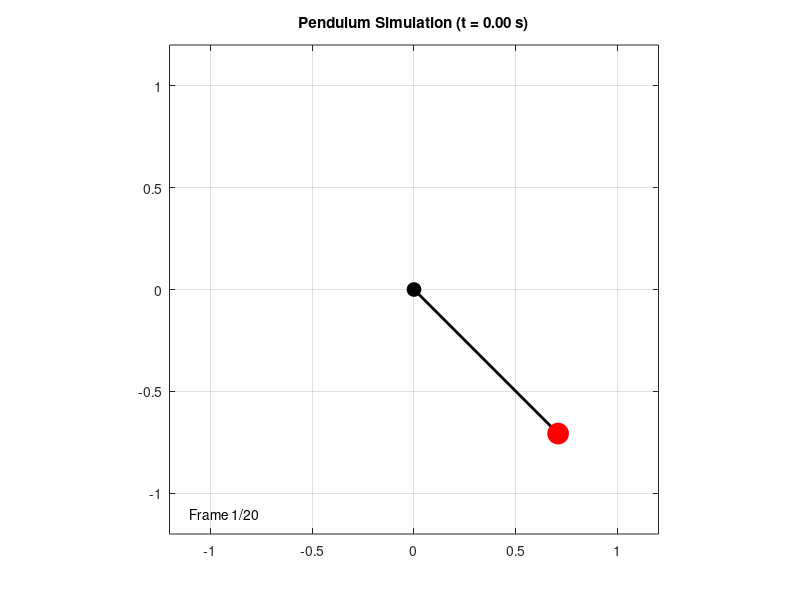
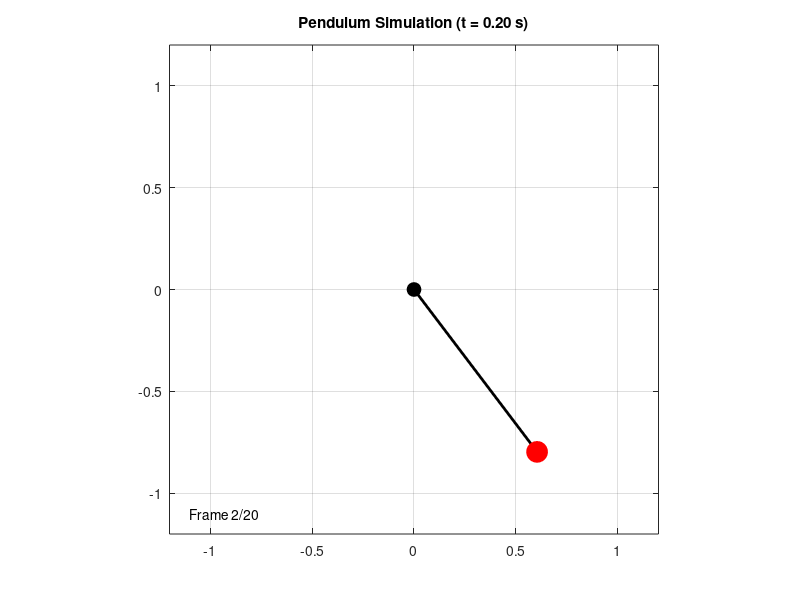
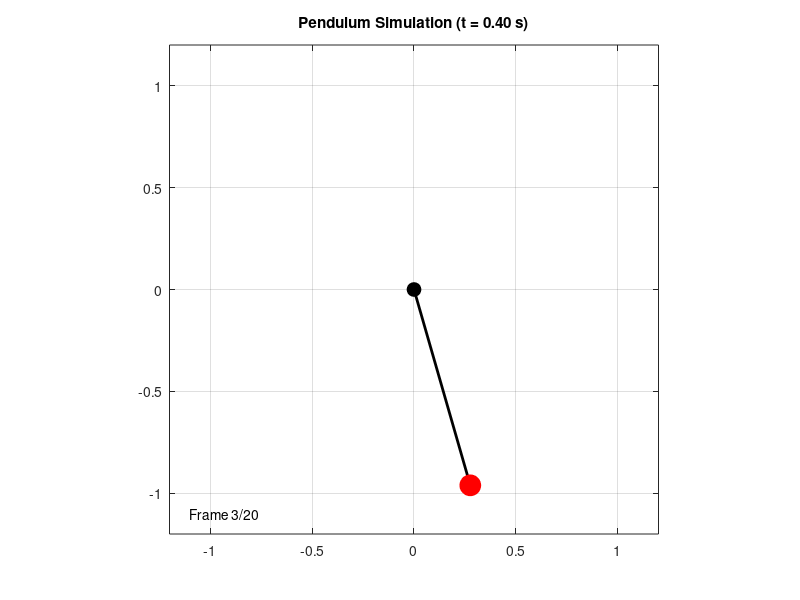
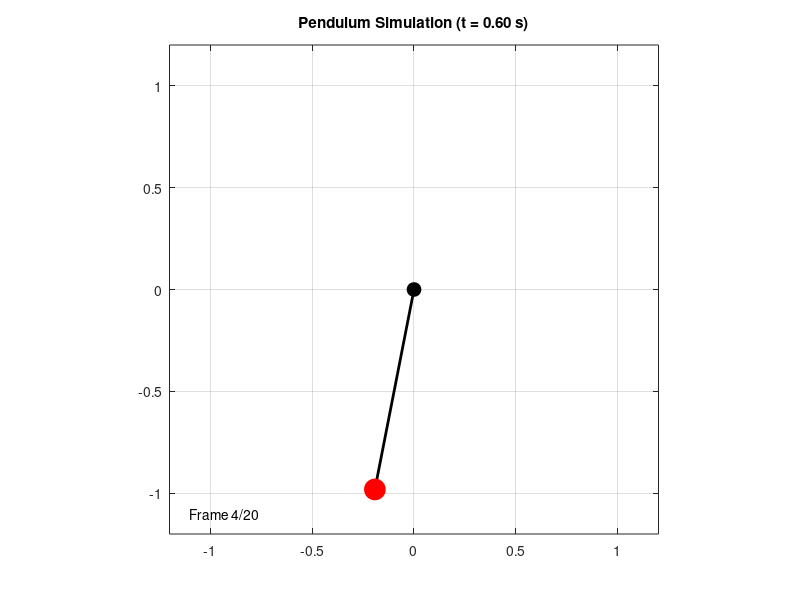

The MATLAB script that drew these images, in order:
function result = animation(animation_type, num_frames)
    % ANIMATION Creates animations with MATLAB
    %   result = ANIMATION(animation_type, num_frames)
    %
    %   Parameters:
    %     animation_type - Type of animation ('pendulum', 'wave', 'orbit')
    %     num_frames - Number of frames to generate
    
    % Set default parameters if not provided
    if nargin < 1, animation_type = 'pendulum'; end
    if ~ischar(animation_type), animation_type = 'pendulum'; end
    if nargin < 2, num_frames = 20; end
    num_frames = min(max(num_frames, 10), 50); % Limit frames between 10 and 50
    
    % Debug information
    fprintf('Animation starting: type=%s, frames=%d\n', animation_type, num_frames);
    
    % Ensure output directory exists for frames
    % First, figure out the Flask static directory relative to the Examples/matlab directory
    current_script_dir = fileparts(mfilename('fullpath'));
    project_root = fileparts(fileparts(current_script_dir)); % Go up two levels from Examples/matlab
    static_dir = fullfile(project_root, 'webapp', 'static', 'animation');
    
    fprintf('Using static directory: %s\n', static_dir);
    if ~exist(static_dir, 'dir')
        mkdir(static_dir);
        fprintf('Created static directory\n');
    end
    
    % Clean any existing files
    delete(fullfile(static_dir, '*.png'));
    fprintf('Cleaned existing files\n');
    
    % List to store frame filenames
    frames = cell(1, num_frames);
    fprintf('Allocated %d frame slots\n', num_frames);
    
    % Common figure settings
    fig = figure('Visible', 'off', 'Color', 'white');
    fprintf('Created figure\n');
    
    % Process the animation frames
    fprintf('Starting animation generation: %s\n', animation_type);
    
    switch lower(animation_type)
        case 'pendulum'
            % Simple pendulum animation
            L = 1;  % Length of pendulum (m)
            g = 9.81;  % Gravity (m/s^2)
            theta0 = pi/4;  % Initial angle (rad)
            
            % Time settings
            tmax = 4;  % Maximum time (s)
            dt = tmax/num_frames;  % Time step
            
            % Solve pendulum equation
            pendulum_ode = @(t, y) [y(2); -(g/L)*sin(y(1))];
            [t, y] = ode45(pendulum_ode, linspace(0, tmax, num_frames*10), [theta0; 0]);
            
            % Set up the figure
            set(fig, 'Position', [100, 100, 800, 600]);
            
            % Define consistent axis limits
            axisLimits = [-1.2, 1.2, -1.2, 1.2];
            
            % Generate and save each frame
            for i = 1:num_frames
                clf;
                
                % Get current time
                current_time = (i-1) * dt;
                
                % Find the closest time in our solution
                [~, idx] = min(abs(t - current_time));
                if idx > size(y, 1)
                    idx = size(y, 1);
                end
                current_theta = y(idx, 1);
                
                % Calculate pendulum position
                x = L * sin(current_theta);
                y_pos = -L * cos(current_theta);
                
                % Plot the pendulum
                % Draw the pivot point
                plot(0, 0, 'ko', 'MarkerSize', 10, 'MarkerFaceColor', 'k');
                hold on;
                % Draw the rod
                plot([0, x], [0, y_pos], 'k-', 'LineWidth', 2);
                % Draw the bob
                plot(x, y_pos, 'ro', 'MarkerSize', 15, 'MarkerFaceColor', 'r');
                
                % Configure the plot with fixed axis
                axis equal;
                axis(axisLimits);
                title(sprintf('Pendulum Simulation (t = %.2f s)', current_time));
                grid on;
                
                % Add timestamp
                text(-1.1, -1.1, sprintf('Frame %d/%d', i, num_frames), 'FontSize', 10);
                
                % Save the frame
                frame_filename = fullfile(static_dir, sprintf('frame_%03d.png', i));
                frames{i} = frame_filename;
                print(fig, frame_filename, '-dpng', '-r100');
            end
            
            % Create a summary plot for the thumbnail
            clf;
            % Create a time series of pendulum positions
            sample_times = linspace(0, tmax, 8);
            % Find closest indices
            sample_indices = zeros(1, length(sample_times));
            for j = 1:length(sample_times)
                [~, sample_indices(j)] = min(abs(t - sample_times(j)));
                if sample_indices(j) > size(y, 1)
                    sample_indices(j) = size(y, 1);
                end
            end
            
            % Plot the pendulum path
            plot(0, 0, 'ko', 'MarkerSize', 10, 'MarkerFaceColor', 'k');
            hold on;
            
            for j = 1:length(sample_indices)
                idx = sample_indices(j);
                current_theta = y(idx, 1);
                x = L * sin(current_theta);
                y_pos = -L * cos(current_theta);
                
                % Draw the rod with decreasing opacity (simulated by lighter color)
                fade_factor = 1 - (j-1)/length(sample_indices)*0.7;
                plot([0, x], [0, y_pos], 'k-', 'LineWidth', 2, 'Color', [fade_factor, fade_factor, fade_factor]);
                
                % Draw the bob with decreasing opacity (simulated by lighter red)
                % Remove alpha channel, use lighter red for older positions
                red_color = [1, 1-fade_factor, 1-fade_factor]; % From red to white
                plot(x, y_pos, 'ro', 'MarkerSize', 15, 'MarkerFaceColor', red_color);
            end
            
            % Configure the plot with same fixed axis
            axis equal;
            axis(axisLimits);
            title('Pendulum Motion Over Time');
            grid on;
            
            result.title = 'Pendulum Animation';
            result.description = sprintf('Simple pendulum with length %.1f m starting at angle %.1f rad', L, theta0);
            
        case 'wave'
            % Wave propagation animation
            % Parameters
            amplitude = 1;
            wavelength = 2;
            period = 1;
            
            % Set up the figure
            set(fig, 'Position', [100, 100, 800, 400]);
            
            % Space and time settings
            x = linspace(0, 10, 200);
            tmax = 2;  % Maximum time (s)
            dt = tmax/num_frames;  % Time step
            
            % Define consistent axis limits
            standingWaveAxis = [0, 10, -1.2, 1.2];
            travelingWaveAxis = [0, 10, -1.2, 1.2];
            
            % Generate and save each frame
            for i = 1:num_frames
                clf;
                
                % Current time
                t = (i-1) * dt;
                
                % Calculate wave at current time
                k = 2*pi/wavelength;  % Wave number
                omega = 2*pi/period;  % Angular frequency
                
                % Standing wave
                y1 = amplitude * sin(k*x) * cos(omega*t);
                
                % Traveling wave
                y2 = amplitude * sin(k*x - omega*t);
                
                % Plot the waves
                subplot(2,1,1);
                plot(x, y1, 'b-', 'LineWidth', 2);
                axis(standingWaveAxis);
                title(sprintf('Standing Wave (t = %.2f s)', t));
                grid on;
                ylabel('Amplitude');
                
                subplot(2,1,2);
                plot(x, y2, 'r-', 'LineWidth', 2);
                axis(travelingWaveAxis);
                title(sprintf('Traveling Wave (t = %.2f s)', t));
                grid on;
                xlabel('Position (x)');
                ylabel('Amplitude');
                
                % Save the frame
                frame_filename = fullfile(static_dir, sprintf('frame_%03d.png', i));
                frames{i} = frame_filename;
                print(fig, frame_filename, '-dpng', '-r100');
            end
            
            % Create a summary plot for the thumbnail
            clf;
            
            % Show the wave at different times
            sample_times = linspace(0, tmax, 4);
            colors = winter(length(sample_times));
            
            subplot(2,1,1);
            hold on;
            for j = 1:length(sample_times)
                t = sample_times(j);
                y = amplitude * sin(k*x) * cos(omega*t);
                plot(x, y, 'LineWidth', 2, 'Color', colors(j,:));
            end
            axis(standingWaveAxis);
            title('Standing Wave at Different Times');
            grid on;
            legend(arrayfun(@(t) sprintf('t = %.2f s', t), sample_times, 'UniformOutput', false));
            
            subplot(2,1,2);
            hold on;
            for j = 1:length(sample_times)
                t = sample_times(j);
                y = amplitude * sin(k*x - omega*t);
                plot(x, y, 'LineWidth', 2, 'Color', colors(j,:));
            end
            axis(travelingWaveAxis);
            title('Traveling Wave at Different Times');
            grid on;
            xlabel('Position (x)');
            
            result.title = 'Wave Propagation';
            result.description = sprintf('Standing and traveling waves with amplitude %.1f, wavelength %.1f, period %.1f s', amplitude, wavelength, period);
            
        case 'orbit'
            % Planetary orbit animation
            % Parameters for the orbit
            a = 1;  % Semi-major axis
            e = 0.5;  % Eccentricity
            
            % Set up the figure
            set(fig, 'Position', [100, 100, 800, 800]);
            
            % Compute the orbit
            theta = linspace(0, 2*pi, 1000);
            r = a * (1 - e^2) ./ (1 + e * cos(theta));
            x_orbit = r .* cos(theta);
            y_orbit = r .* sin(theta);
            
            % Define consistent axis limits
            orbitAxisLimits = [-a*(1+e)*1.2, a*(1+e)*1.2, -a*(1+e)*1.2, a*(1+e)*1.2];
            
            % Time settings (in terms of angle)
            theta_steps = linspace(0, 2*pi, num_frames);
            
            % Generate and save each frame
            for i = 1:num_frames
                clf;
                
                % Current angle
                current_theta = theta_steps(i);
                
                % Current position
                current_r = a * (1 - e^2) / (1 + e * cos(current_theta));
                current_x = current_r * cos(current_theta);
                current_y = current_r * sin(current_theta);
                
                % Plot the orbit and current position
                plot(x_orbit, y_orbit, 'b-', 'LineWidth', 1);
                hold on;
                
                % Plot the sun at the focus
                plot(0, 0, 'yo', 'MarkerSize', 20, 'MarkerFaceColor', 'y');
                
                % Plot the planet
                plot(current_x, current_y, 'ro', 'MarkerSize', 10, 'MarkerFaceColor', 'r');
                
                % Plot the trail
                if i > 1
                    % Previous positions
                    prev_thetas = theta_steps(1:i-1);
                    prev_r = a * (1 - e^2) ./ (1 + e * cos(prev_thetas));
                    prev_x = prev_r .* cos(prev_thetas);
                    prev_y = prev_r .* sin(prev_thetas);
                    
                    % Plot with decreasing opacity
                    for j = 1:length(prev_x)
                        % Opacity increases with recency - simulated by color intensity
                        alpha = j / length(prev_x);
                        % Use RGB without alpha channel
                        marker_color = [1, 1-alpha, 1-alpha]; % Red with varying intensity
                        plot(prev_x(j), prev_y(j), 'o', 'MarkerSize', 6, 'MarkerFaceColor', marker_color, 'MarkerEdgeColor', 'none');
                    end
                end
                
                % Configure the plot with consistent axis limits
                axis equal;
                axis(orbitAxisLimits);
                title(sprintf('Planetary Orbit (e = %.1f)', e));
                grid on;
                
                % Add annotations
                text(-a*(1+e)*1.1, -a*(1+e)*1.1, sprintf('Frame %d/%d', i, num_frames), 'FontSize', 10);
                
                % Save the frame
                frame_filename = fullfile(static_dir, sprintf('frame_%03d.png', i));
                frames{i} = frame_filename;
                print(fig, frame_filename, '-dpng', '-r100');
            end
            
            % Create a summary plot for the thumbnail
            clf;
            
            % Plot the complete orbit with planet positions
            plot(x_orbit, y_orbit, 'b-', 'LineWidth', 1.5);
            hold on;
            
            % Plot the sun
            plot(0, 0, 'yo', 'MarkerSize', 20, 'MarkerFaceColor', 'y');
            
            % Plot planets at equal time intervals
            sample_thetas = linspace(0, 2*pi, 8);
            for j = 1:length(sample_thetas)
                current_theta = sample_thetas(j);
                current_r = a * (1 - e^2) / (1 + e * cos(current_theta));
                current_x = current_r * cos(current_theta);
                current_y = current_r * sin(current_theta);
                
                % Plot with varying intensity instead of alpha
                intensity = 0.3 + 0.7 * j / length(sample_thetas);
                red_color = [1, 1-intensity, 1-intensity]; % From pink to red
                plot(current_x, current_y, 'ro', 'MarkerSize', 10, 'MarkerFaceColor', red_color);
            end
            
            % Configure the plot with consistent axis limits
            axis equal;
            axis(orbitAxisLimits);
            title('Planetary Orbit Animation');
            grid on;
            
            result.title = 'Planetary Orbit';
            result.description = sprintf('Elliptical orbit with semi-major axis %.1f and eccentricity %.1f', a, e);
            
        case 'lissajous'
            % Lissajous curve animation
            t = linspace(0, 2*pi, 1000);
            a = 3;  % Frequency ratio (x-axis)
            b = 4;  % Frequency ratio (y-axis)
            
            % Phase varies with frame
            delta = linspace(0, pi, num_frames);
            
            % Create frames
            for i = 1:num_frames
                x = sin(a*t + delta(i));
                y = sin(b*t);
                
                % Plot
                clf;
                plot(x, y, 'g-', 'LineWidth', 2);
                axis([-1.2 1.2 -1.2 1.2]);
                grid on;
                axis equal;
                title(sprintf('Lissajous Curve (Phase = %.2f rad)', delta(i)));
                
                % Save frame
                frame_path = fullfile(static_dir, sprintf('frame_%03d.png', i));
                frames{i} = frame_path;
                saveas(gcf, frame_path);
            end
        case 'spiral'
            % Spiral formation animation
            t = linspace(0, 15, 1000);
            
            % Create frames
            for i = 1:num_frames
                % Calculate max time for this frame
                max_t = (i/num_frames) * 15;
                t_visible = t(t <= max_t);
                
                % Calculate spiral coordinates
                r = 0.1 * t_visible;
                x = r .* cos(t_visible);
                y = r .* sin(t_visible);
                
                % Plot
                clf;
                plot(x, y, 'm-', 'LineWidth', 2);
                axis([-1.2 1.2 -1.2 1.2]);
                grid on;
                axis equal;
                title(sprintf('Spiral Formation (t = %.2f)', max_t));
                
                % Save frame
                frame_path = fullfile(static_dir, sprintf('frame_%03d.png', i));
                frames{i} = frame_path;
                saveas(gcf, frame_path);
            end
        otherwise
            error('Unknown animation type. Try "pendulum", "wave", "orbit", "lissajous", or "spiral"');
    end
    
    % End of animation frame generation, debugging output
    fprintf('Animation completed, generated %d frames\n', length(frames));
    for i = 1:min(3, length(frames))
        fprintf('Frame %d: %s\n', i, frames{i});
    end
    
    % Save the summary plot as the thumbnail
    result.thumbnail = fullfile(static_dir, 'thumbnail.png');
    print(fig, result.thumbnail, '-dpng', '-r100');
    fprintf('Saved thumbnail: %s\n', result.thumbnail);
    
    % Create the result structure with URLs instead of file paths
    frame_urls = cell(1, num_frames);
    for i = 1:length(frames)
        % Convert the file path to a URL (/static/animation/frame_xxx.png)
        [~, name, ext] = fileparts(frames{i});
        frame_urls{i} = ['/static/animation/', name, ext];
    end
    
    result.frames = frame_urls;
    result.num_frames = num_frames;
    
    % Also convert thumbnail to URL
    [~, thumb_name, thumb_ext] = fileparts(result.thumbnail);
    result.thumbnail = ['/static/animation/', thumb_name, thumb_ext];
    
    % Add MATLAB signature
    axes('Position', [0.01, 0.01, 0.1, 0.05], 'Visible', 'off');
    text(0, 0, 'MATLAB', 'FontSize', 8, 'Color', [0.8, 0, 0], 'FontWeight', 'bold');
    
    % Thumbnail already saved and processed
    
    % Close the figure
    close(fig);
    
    % Final verification output
    fprintf('Animation result structure created with %d frames\n', length(result.frames));
end 